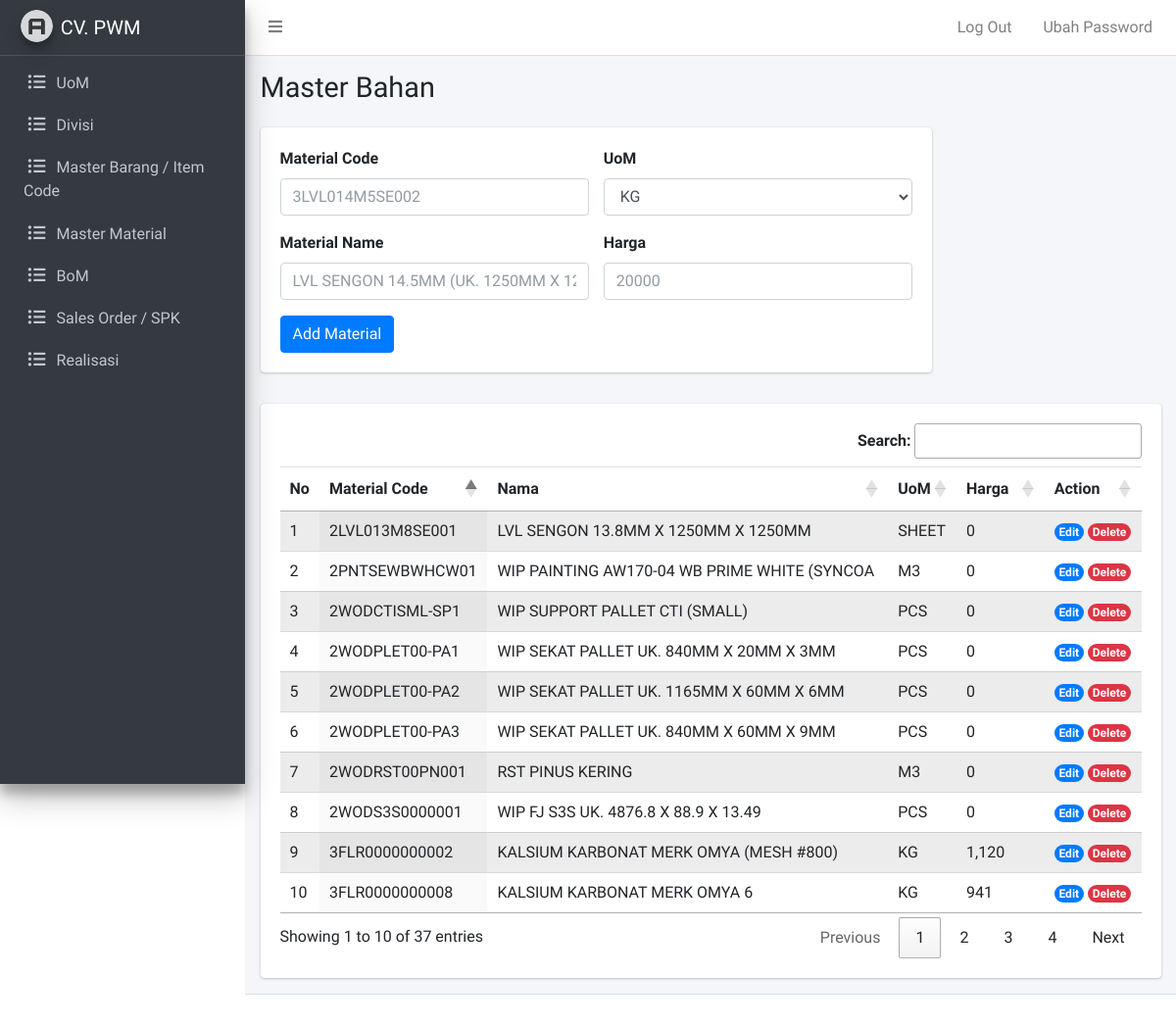
/admin/material.php (signed in), run on the app's committed database.
### tables this page shows
CREATE TABLE `material` (
  `material_id` varchar(255) NOT NULL,
  `material_nama` varchar(255) NOT NULL,
  `material_harga` int(11) NOT NULL,
  `material_uom_id` int(11) DEFAULT NULL
);

CREATE TABLE `uom` (
  `uom_id` int(11) NOT NULL,
  `uom_nama` varchar(255) NOT NULL
);

### admin/material.php (the view, shortened to what this page needs)
<?php
require_once "../koneksi.php";
$query = mysqli_query($conn, "SELECT material.material_id, material.material_nama, material.material_harga, uom.uom_nama FROM material JOIN uom ON uom.uom_id = material.material_uom_id");
$queryuom = mysqli_query($conn, "SELECT uom_id, uom_nama FROM uom");
?>
<?php require_once "template/header.php"; ?>
<?php require_once "template/navbar.php"; ?>
<?php require_once "template/sidebar.php"; ?>
  <div class="content-wrapper">
    <div class="content-header">
      <div class="container-fluid">
        <div class="row mb-2">
          <div class="col-sm-8">
            <h1 class="m-0">Master Bahan</h1>
          </div>
        </div>
      </div>
    </div>
    <div class="content">
      <div class="container-fluid">
        <div class="row mb-3">
          <div class="col-md-9">
            <form action="" method="post">
              <div class="card">
                <div class="card-body">
                  <div class="row">
                    <div class="col-md">
                      <div class="mb-3">
                        <label for="material-code" class="form-label">Material Code</label>
                        <input name="material-code" type="text" class="form-control" id="material-code" placeholder="3LVL014M5SE002">
                      </div>
                      <div class="mb-3">
                        <label for="nama" class="form-label">Material Name</label>
                        <input name="nama" type="text" class="form-control" id="nama" placeholder="LVL SENGON 14.5MM (UK. 1250MM X 1250MM)">
                      </div>
                    </div>
                    <div class="col-md">
                      <div class="mb-3">
                        <label for="uom" class="form-label">UoM</label>
                        <select name="uom" class="form-select form-control">
                          <?php while($uom = mysqli_fetch_assoc($queryuom)): ?>
                            <option value="<?= $uom['uom_id'] ?>"><?= $uom['uom_nama'] ?></option>
                          <?php endwhile; ?>
                        </select>
                      </div>
                      <div class="mb-3">
                        <label for="harga" class="form-label">Harga</label>
                        <input name="harga" type="text" class="form-control" id="harga" placeholder="20000">
                      </div>
                    </div>
                  </div>
                  <div>
                    <button name="add-material" type="submit" class="btn btn-primary">Add Material</button>
                  </div>
                </div>
              </div>
            </form>
          </div>
        </div>
        <div class="row">
          <div class="col">
            <div class="card table-responsive">
              <div class="card-body">
                <table id="material" class="table table-striped display" style="width:100%">
                  <thead>
                      <tr>
                          <th>No</th>
                          <th>Material Code</th>
                          <th>Nama</th>
                          <th>UoM</th>
                          <th>Harga</th>
                          <th>Action</th>
                      </tr>
                  </thead>
                  <tbody>
                    <?php while($material = mysqli_fetch_assoc($query)) : ?>
                      <tr>
                          <td></td>
                          <td><?= $material['material_id']; ?></td>
                          <td><?= $material['material_nama']; ?></td>
                          <td><?= $material['uom_nama']; ?></td>
                          <td><?= number_format($material['material_harga'], 0, ",", ",") ?></td>
                          <td>
                            <a href="material-edit.php?materialid=<?= $material['material_id']; ?>"><span class="badge rounded-pill bg-primary">Edit</span></a>
                            <a href="material-delete.php?materialid=<?= $material['material_id']; ?>"><span class="badge rounded-pill bg-danger">Delete</span></a>
                          </td>
                      </tr>
                    <?php endwhile; ?>
                  </tbody>
                </table>
              </div>
            </div>
          </div>
        </div>
      </div>
    </div>
  </div>
<?php require_once "template/footer.php"; ?>

### data on the page
material: material_id "2LVL013M8SE001", material_nama "LVL SENGON 13.8MM X 1250MM X 1250MM", material_uom.uom_nama "SHEET", material_harga "0"
material: material_id "2PNTSEWBWHCW01", material_nama "WIP PAINTING AW170-04 WB PRIME WHITE (SYNCOA", material_uom.uom_nama "M3", material_harga "0"
material: material_id "2WODCTISML-SP1", material_nama "WIP SUPPORT PALLET CTI (SMALL)", material_uom.uom_nama "PCS", material_harga "0"
material: material_id "2WODPLET00-PA1", material_nama "WIP SEKAT PALLET UK. 840MM X 20MM X 3MM", material_uom.uom_nama "PCS", material_harga "0"
material: material_id "2WODPLET00-PA2", material_nama "WIP SEKAT PALLET UK. 1165MM X 60MM X 6MM", material_uom.uom_nama "PCS", material_harga "0"
material: material_id "2WODPLET00-PA3", material_nama "WIP SEKAT PALLET UK. 840MM X 60MM X 9MM", material_uom.uom_nama "PCS", material_harga "0"
material: material_id "2WODRST00PN001", material_nama "RST PINUS KERING", material_uom.uom_nama "M3", material_harga "0"
material: material_id "2WODS3S0000001", material_nama "WIP FJ S3S UK. 4876.8 X 88.9 X 13.49", material_uom.uom_nama "PCS", material_harga "0"
material: material_id "3FLR0000000002", material_nama "KALSIUM KARBONAT MERK OMYA (MESH #800)", material_uom.uom_nama "KG", material_harga "1,120"
material: material_id "3FLR0000000008", material_nama "KALSIUM KARBONAT MERK OMYA 6", material_uom.uom_nama "KG", material_harga "941"

### other printed values
form field uom "KG"
